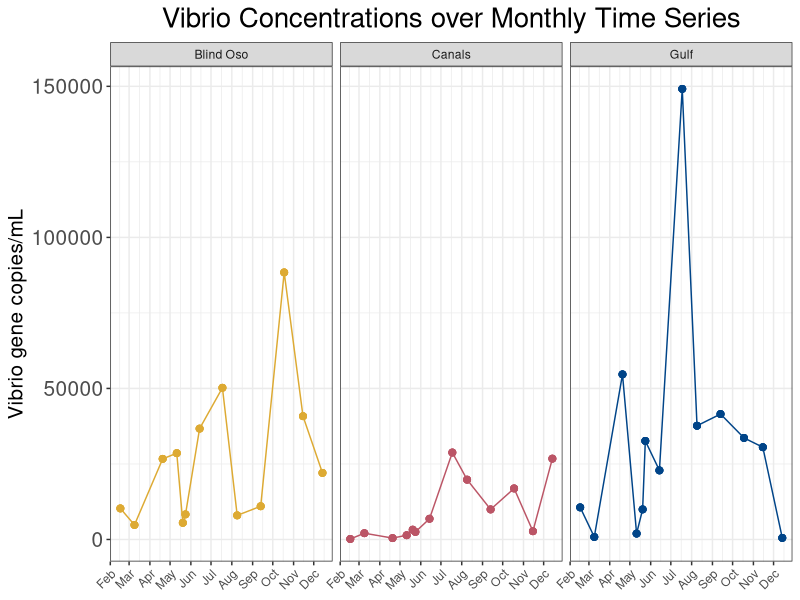
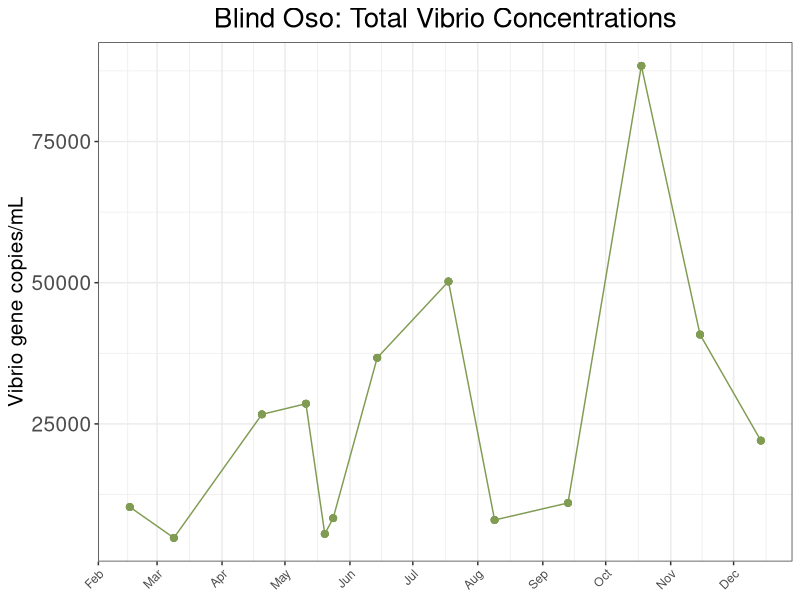
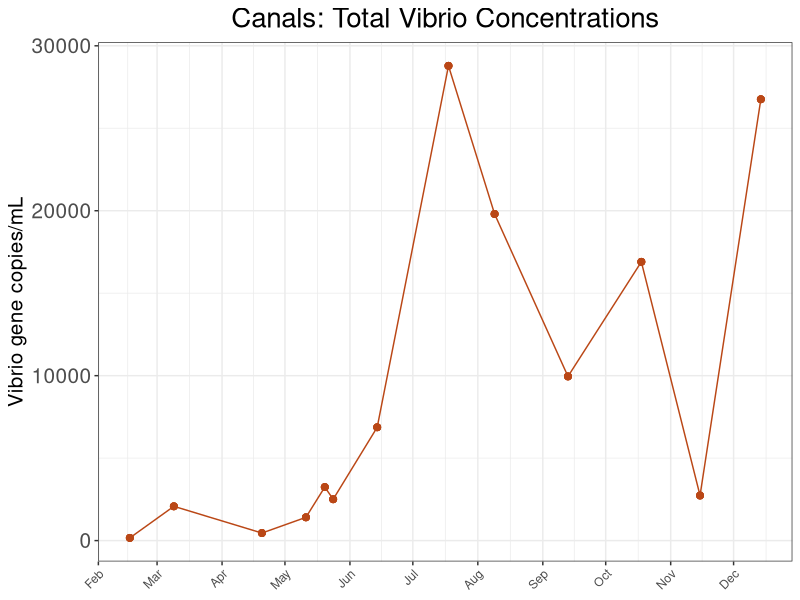
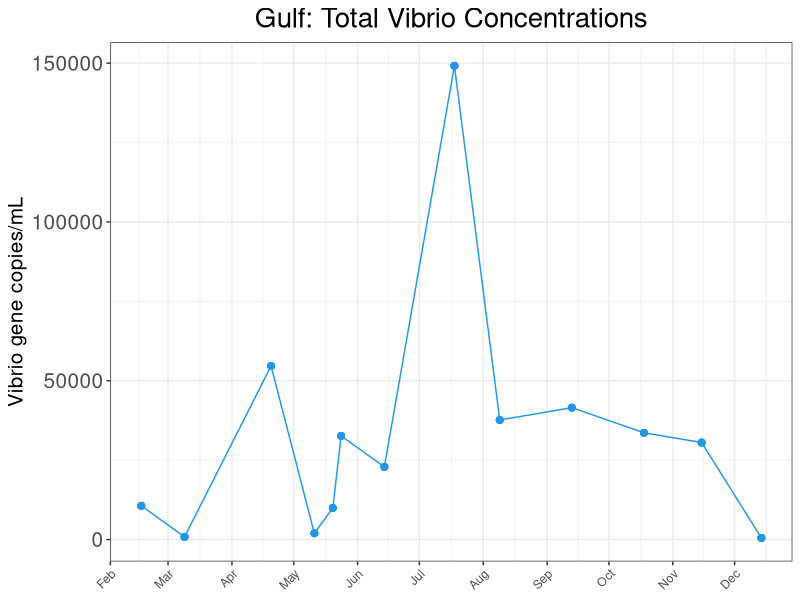
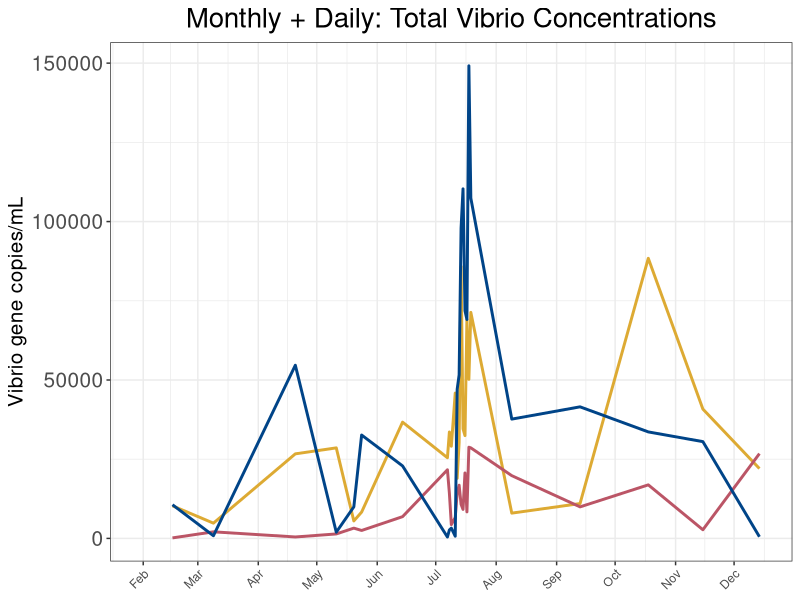
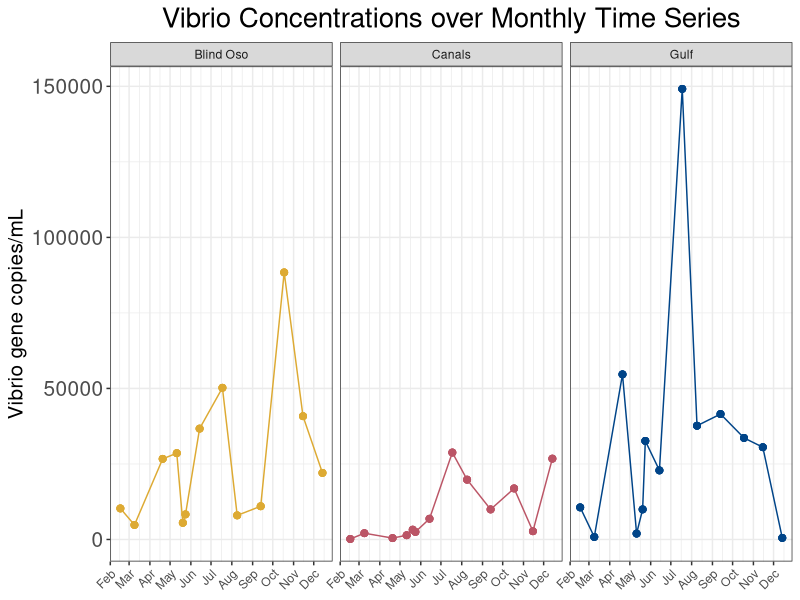

Source code (R) for these figures, in order:
## ---- chunk 1
library(tidyverse)
library(here)
library(ggpubr)
library(lubridate)
## ---- chunk 2
d1<- read_csv(here("data", "processed_data", "tx_master.csv"))
## ---- chunk 3
monthly<- d1 %>% 
  mutate(Type = case_when(d1$date == "2022-07-18"  ~ "Monthly", #This makes 7-7-23 a monthly value for July
                          d1$Type == "Monthly" ~ "Monthly")) %>%
  filter(Type %in% "Monthly") 
## ---- chunk 4
cbbPalette <- c("#DDAA33", "#BB5566", "#004488")
## ---- chunk 5
fig3 <- monthly %>%
  ggplot()+geom_point(
  aes(x = date,
      y = copies_mL,
      color = site),
  size = 2)+ 
  geom_line(
    aes(x = date,
        y = copies_mL,
        color = site))+
  facet_wrap(~site)+
  theme_bw()+
  labs(
    x = "Date",
    y = "Vibrio gene copies/mL",
    title = "Vibrio Concentrations over Monthly Time Series") +
  theme(
    plot.title = element_text(hjust = 0.5, size = 20),  #center title
    axis.title.x = element_blank(),
    axis.text.x = element_text(hjust = 1, angle = 45),
    axis.title.y = element_text(size = 15),
    axis.text.y = element_text(size = 15),
    legend.position = "none")+ #Removes legend
 scale_x_date(date_breaks="1 month", date_labels="%b")+

scale_color_manual(values = cbbPalette)
fig3

 ggsave(here("results", "plots", "qpcr","total_vib__monthly.png"))
## ---- chunk 6
monthly %>%
  filter(site %in% "Blind Oso") %>%
  ggplot()+geom_point(
  aes(x = date,
      y = copies_mL,
      color = site),
  size = 2)+ 
  geom_line(
    aes(x = date,
        y = copies_mL,
        color = site))+
  theme_bw()+
  labs(
    x = "Date",
    y = "Vibrio gene copies/mL",
    title = "Blind Oso: Total Vibrio Concentrations") +
  theme(
    plot.title = element_text(hjust = 0.5, size = 20),  #center title
    axis.title.x = element_blank(),
    axis.text.x = element_text(hjust = 1, angle = 45),
    axis.title.y = element_text(size = 15),
    axis.text.y = element_text(size = 15),
    legend.position = "none")+ #Removes legend
 scale_x_date(date_breaks="1 month", date_labels="%b")+

scale_color_manual(values = c("Blind Oso" = "#809C52",
                              "Canals" = "#ba4716",
                              "Gulf" = "4c848c"))
## ---- chunk 7
monthly %>%
  filter(site %in% "Canals") %>%
  ggplot()+geom_point(
  aes(x = date,
      y = copies_mL,
      color = site),
  size = 2)+ 
  geom_line(
    aes(x = date,
        y = copies_mL,
        color = site))+
  theme_bw()+
  labs(
    x = "Date",
    y = "Vibrio gene copies/mL",
    title = "Canals: Total Vibrio Concentrations") +
  theme(
    plot.title = element_text(hjust = 0.5, size = 20),  #center title
    axis.title.x = element_blank(),
    axis.text.x = element_text(hjust = 1, angle = 45),
    axis.title.y = element_text(size = 15),
    axis.text.y = element_text(size = 15),
    legend.position = "none")+ #Removes legend
 scale_x_date(date_breaks="1 month", date_labels="%b")+

scale_color_manual(values = c("Blind Oso" = "#809C52",
                              "Canals" = "#ba4716",
                              "Gulf" = "4c848c"))
## ---- chunk 8
monthly %>%
  filter(site %in% "Gulf") %>%
  ggplot()+geom_point(
  aes(x = date,
      y = copies_mL,
      color = site),
  size = 2)+ 
  geom_line(
    aes(x = date,
        y = copies_mL,
        color = site))+
  theme_bw()+
  labs(
    x = "Date",
    y = "Vibrio gene copies/mL",
    title = "Gulf: Total Vibrio Concentrations") +
  theme(
    plot.title = element_text(hjust = 0.5, size = 20),  #center title
    axis.title.x = element_blank(),
    axis.text.x = element_text(hjust = 1, angle = 45),
    axis.title.y = element_text(size = 15),
    axis.text.y = element_text(size = 15),
    legend.position = "none")+ #Removes legend
 scale_x_date(date_breaks="1 month", date_labels="%b")+

scale_color_manual(values = c("Blind Oso" = "#809C52",
                              "Canals" = "#ba4716",
                              "Gulf" = "4c848c"))
## ---- chunk 9
d1 %>%
  ggplot()+
  geom_line(
    aes(x = date,
        y = copies_mL,
        color = site),
    size = 1)+
  theme_bw()+
  labs(
    x = "Date",
    y = "Vibrio gene copies/mL",
    title = "Monthly + Daily: Total Vibrio Concentrations") +
  theme(
    plot.title = element_text(hjust = 0.5, size = 20),  #center title
    axis.title.x = element_blank(),
    axis.text.x = element_text(hjust = 1, angle = 45),
    axis.title.y = element_text(size = 15),
    axis.text.y = element_text(size = 15),
    legend.position = "none")+ #Removes legend
 scale_x_date(date_breaks="1 month", date_labels="%b")+

scale_color_manual(values = cbbPalette)
